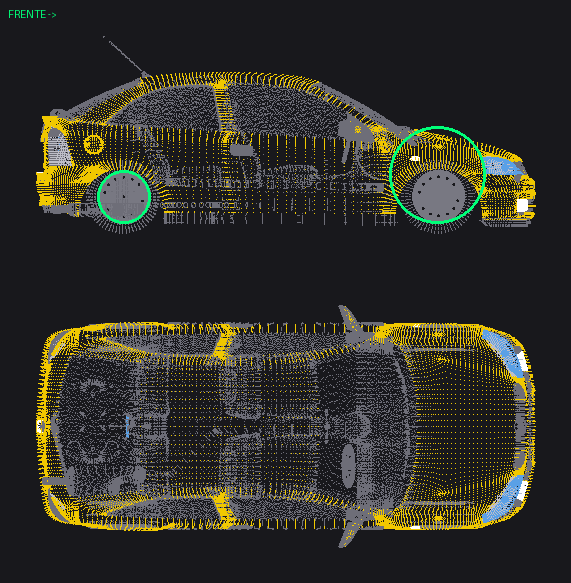
#> input picture ferramentas/conferencia/astrag.png, 571 x 583 px
$ python fotos_projetos.py conferencia/astrag.png
#> lines starting #> are read from the running program, lines starting #| are printed output that depends on the picture
"""Fotos dos projetos da Drops (do dono da oficina) -> quadros das paredes dos encontros e tela da TV da sala gamer.
- tira as faixas pretas dos prints do celular
- quadros: 1280 de altura, proporção da foto (projeto_1..5.jpg em modelos/cenario; o jogo faz a moldura do tamanho certo)
- TV: recorte 16:9 do Corsa com o "Keep the style" (ferramentas/fontes/tv_corsa.jpg; o criar_sala_gamer.py usa)
Uso: python3 ferramentas/fotos_projetos.py foto1.jpg ... foto5.jpg --tv foto_tv.jpg"""
import os
import sys

import numpy as np
from PIL import Image

RAIZ = os.path.abspath(os.path.join(os.path.dirname(__file__), ".."))


def sem_faixas(im):
    a = np.asarray(im.convert("L"), np.float32)
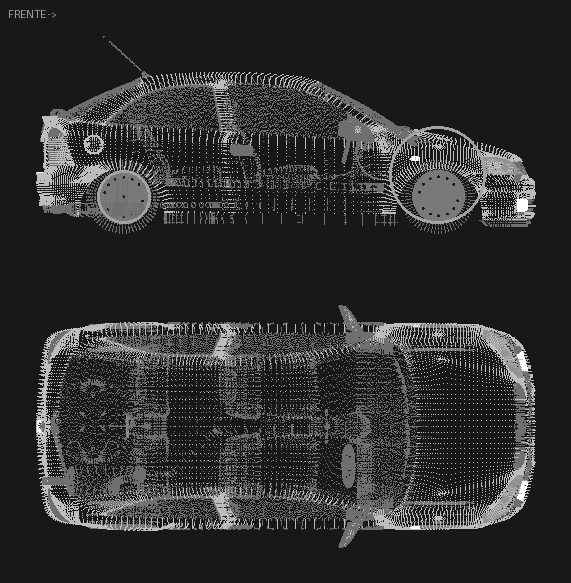
#> a: shape (583, 571) float32; min 24, max 255, mean 46.9
    col = a.mean(0)
#> col = 571 values, max 90.77 at index 45, min 24 at index 0, mean 46.94
    lin = a.mean(1)
#> lin = 583 values, max 96.67 at index 528, min 24 at index 0, mean 46.94
    xs = np.where(col > 14)[0]
#> xs = 571 values from 0 to 570
    ys = np.where(lin > 14)[0]
#> ys = 583 values from 0 to 582
    return im.crop((int(xs[0]), int(ys[0]), int(xs[-1]) + 1, int(ys[-1]) + 1))
#> returned value is the input picture: PIL image 571x583 RGB; mean R, G, B 48.7, 47.9, 41.1


def recorte(im, prop, cy=0.5):
    w, h = im.size
    if w / h > prop:
        nw = int(h * prop)
        x = (w - nw) // 2
        return im.crop((x, 0, x + nw, h))
    nh = int(w / prop)
    y = int(np.clip(cy * h - nh / 2, 0, h - nh))
    return im.crop((0, y, w, y + nh))


def main(fotos, tv):
    cen = os.path.join(RAIZ, "modelos", "cenario")
    for i, f in enumerate(fotos, 1):
        im = sem_faixas(Image.open(f).convert("RGB"))
        im.resize((int(round(im.size[0] * 1280 / im.size[1])), 1280), Image.LANCZOS).save(os.path.join(cen, "projeto_%d.jpg" % i), quality=86)
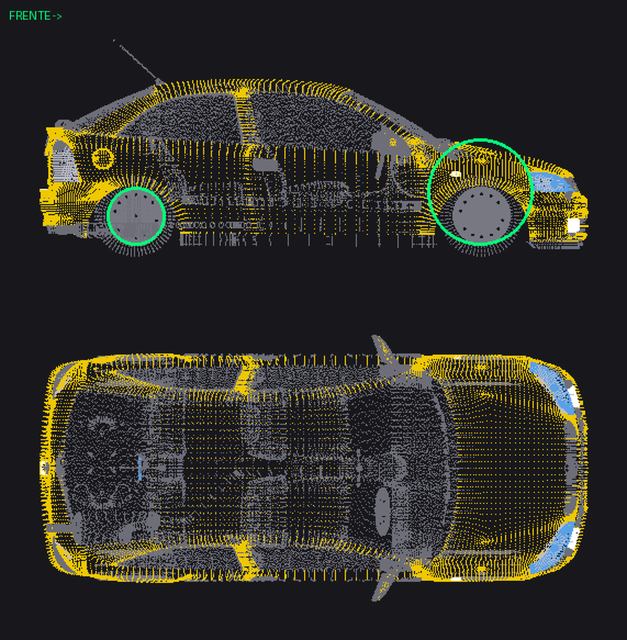
#> saved as projeto_1.jpg: PIL image 1254x1280 RGB (shown at 1/2 size); mean R, G, B 48.8, 47.9, 41.2
        print("projeto_%d.jpg <- %s %s" % (i, os.path.basename(f), im.size))
#| projeto_1.jpg <- astrag.png (571, 583)
    if tv:
        im = sem_faixas(Image.open(tv).convert("RGB"))
        # o carro + o grafite DROPS GARAGE ficam entre 28% e 60% da altura da foto
        recorte(im, 16 / 9, 0.445).resize((1280, 720), Image.LANCZOS).save(os.path.join(RAIZ, "ferramentas", "fontes", "tv_corsa.jpg"), quality=90)
        print("tv_corsa.jpg <-", os.path.basename(tv))


if __name__ == "__main__":
    a = sys.argv[1:]
    tv = None
    if "--tv" in a:
        i = a.index("--tv")
        tv = a[i + 1]
        a = a[:i] + a[i + 2:]
    main(a, tv)

$ run again, on ferramentas/conferencia/f150.png
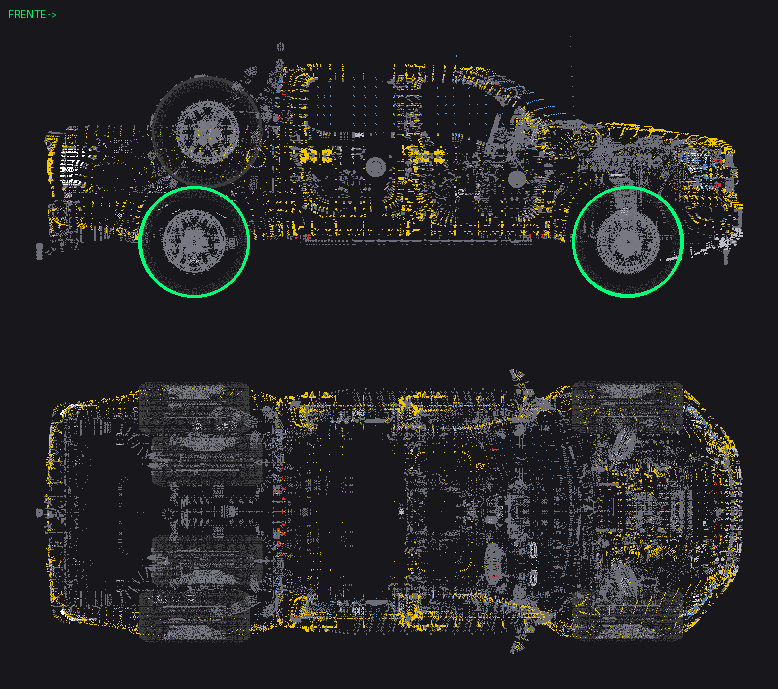
#> input picture ferramentas/conferencia/f150.png, 778 x 689 px
#> in sem_faixas, `a = np.asarray(im.convert("L"), np.float32)`:
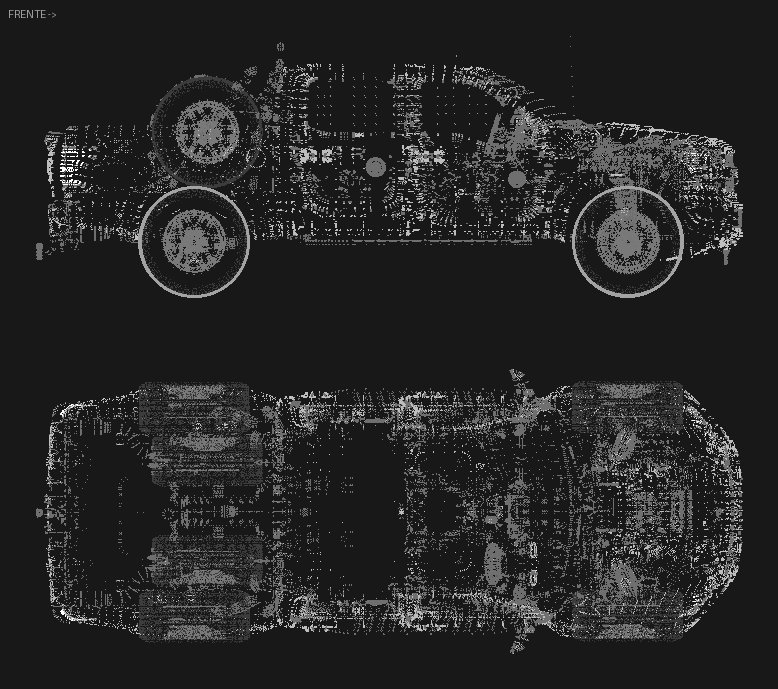
#> a: shape (689, 778) float32; min 24, max 255, mean 38.1
#> col = 778 values, max 60.81 at index 620, min 24 at index 0, mean 38.13
#> lin = 689 values, max 68.15 at index 153, min 24 at index 0, mean 38.13
#> xs = 778 values from 0 to 777
#> ys = 689 values from 0 to 688
#> in sem_faixas, returned value is the input picture: PIL image 778x689 RGB; mean R, G, B 38.2, 38.6, 38.8
#> in main, `im.resize((int(round(im.size[0] * 1280 / im.size[1])), 1280), Image.LA..`:
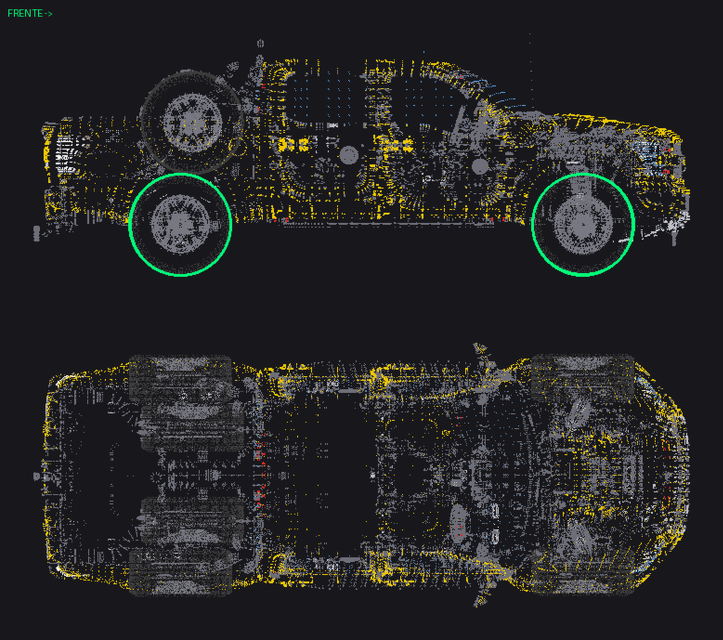
#> saved as projeto_1.jpg: PIL image 1445x1280 RGB (shown at 1/2 size); mean R, G, B 38.2, 38.6, 38.8
#| projeto_1.jpg <- f150.png (778, 689)

$ run again, on ferramentas/conferencia/fortuner.png
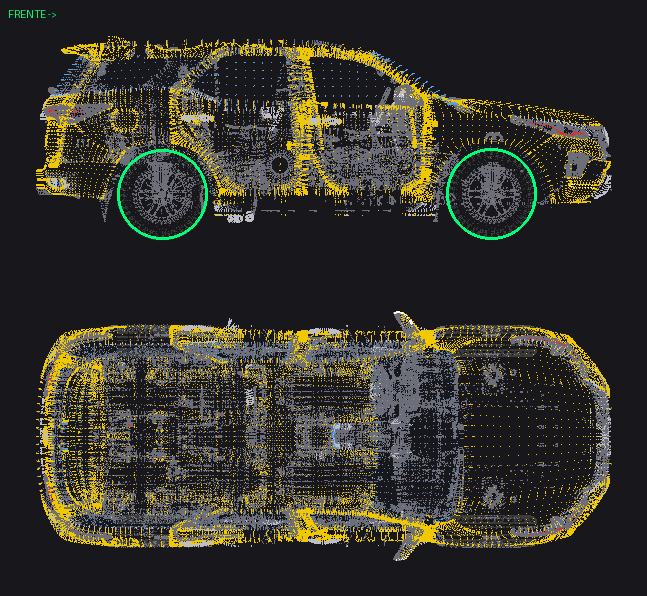
#> input picture ferramentas/conferencia/fortuner.png, 647 x 596 px
#> in sem_faixas, `a = np.asarray(im.convert("L"), np.float32)`:
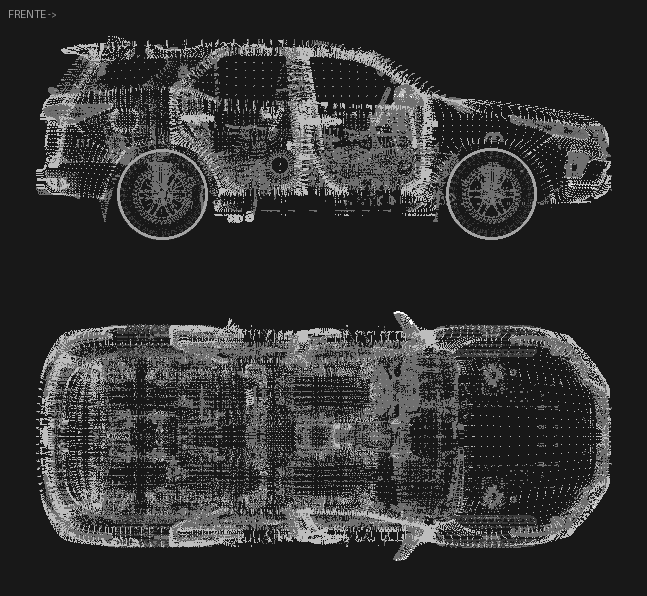
#> a: shape (596, 647) float32; min 24, max 255, mean 50.8
#> col = 647 values, max 81.05 at index 308, min 24 at index 0, mean 50.75
#> lin = 596 values, max 91.17 at index 529, min 24 at index 0, mean 50.75
#> xs = 647 values from 0 to 646
#> ys = 596 values from 0 to 595
#> in sem_faixas, returned value is the input picture: PIL image 647x596 RGB; mean R, G, B 52.9, 51.7, 43.5
#> in main, `im.resize((int(round(im.size[0] * 1280 / im.size[1])), 1280), Image.LA..`:
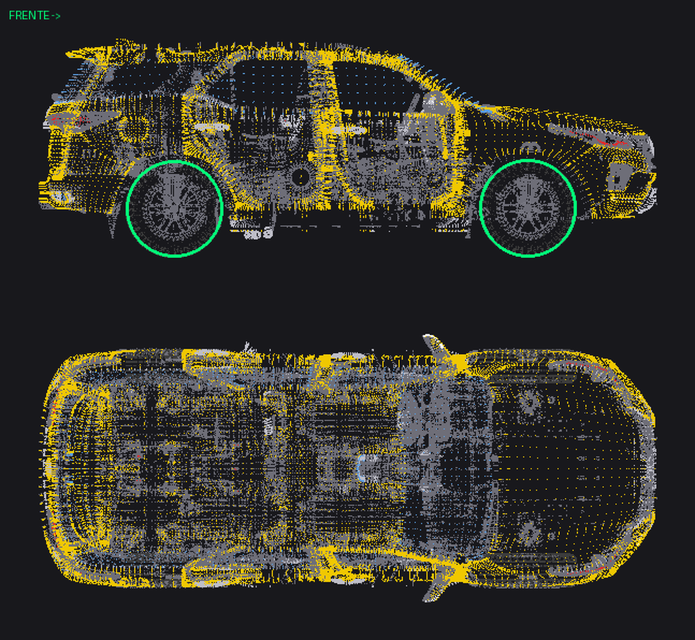
#> saved as projeto_1.jpg: PIL image 1390x1280 RGB (shown at 1/2 size); mean R, G, B 52.9, 51.8, 43.8
#| projeto_1.jpg <- fortuner.png (647, 596)

$ run again, on ferramentas/conferencia/fusca.png
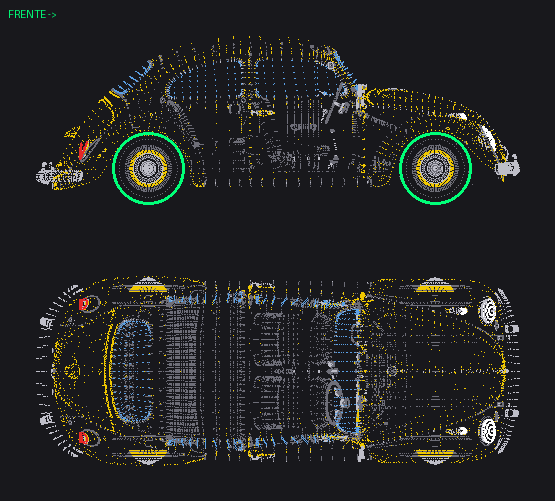
#> input picture ferramentas/conferencia/fusca.png, 555 x 501 px
#> in sem_faixas, `a = np.asarray(im.convert("L"), np.float32)`:
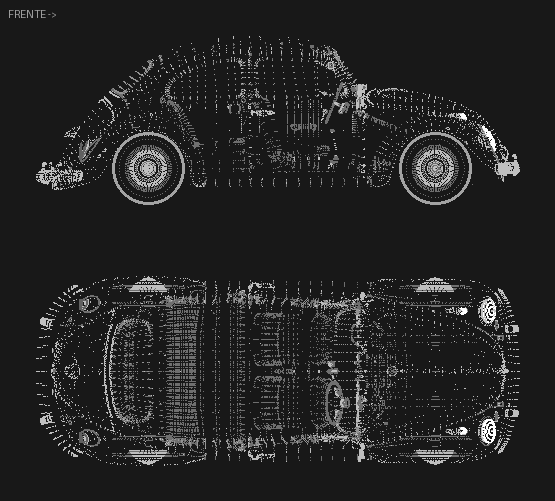
#> a: shape (501, 555) float32; min 24, max 255, mean 35.8
#> col = 555 values, max 70.65 at index 357, min 24 at index 0, mean 35.77
#> lin = 501 values, max 71.86 at index 371, min 24 at index 0, mean 35.77
#> xs = 555 values from 0 to 554
#> ys = 501 values from 0 to 500
#> in sem_faixas, returned value is the input picture: PIL image 555x501 RGB; mean R, G, B 35.6, 36.4, 36.6
#> in main, `im.resize((int(round(im.size[0] * 1280 / im.size[1])), 1280), Image.LA..`:
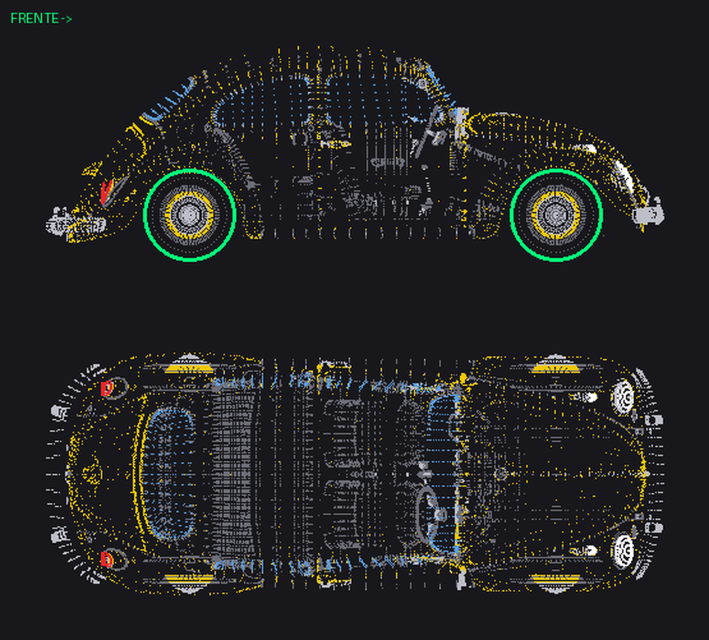
#> saved as projeto_1.jpg: PIL image 1418x1280 RGB (shown at 1/2 size); mean R, G, B 35.6, 36.4, 36.7
#| projeto_1.jpg <- fusca.png (555, 501)
